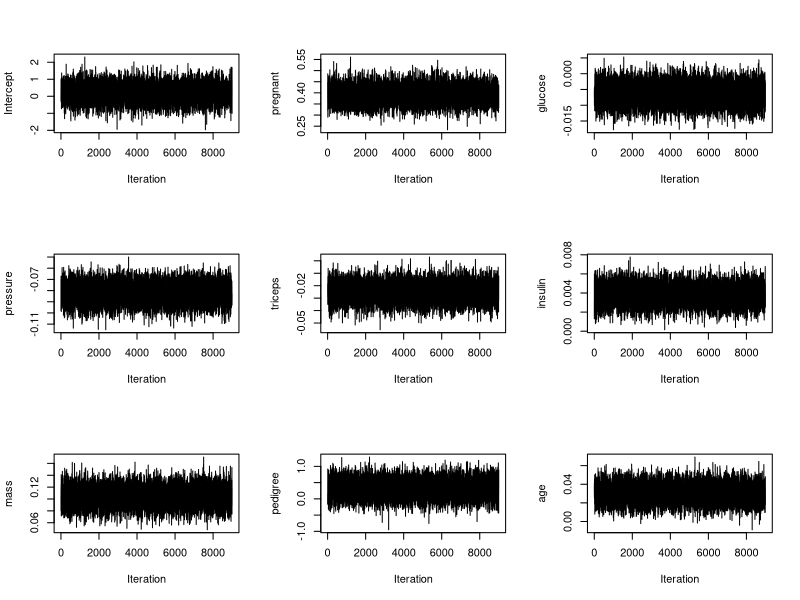
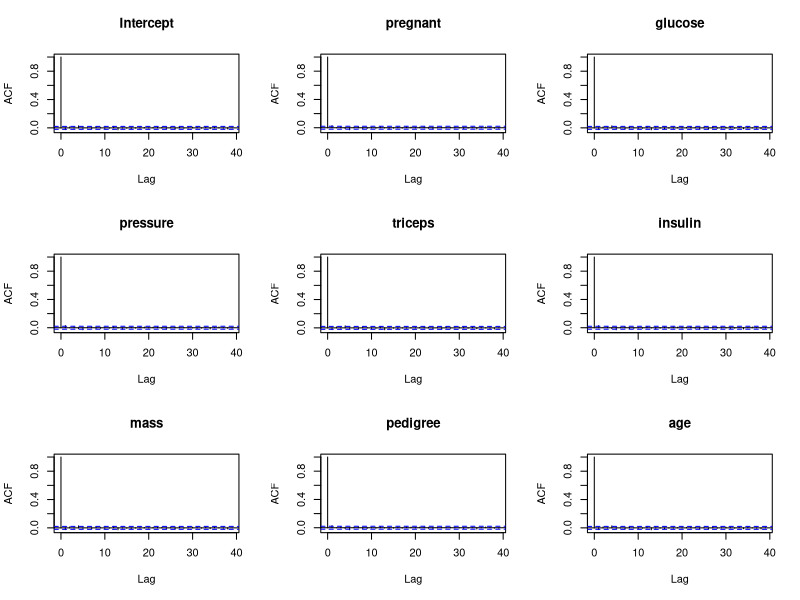
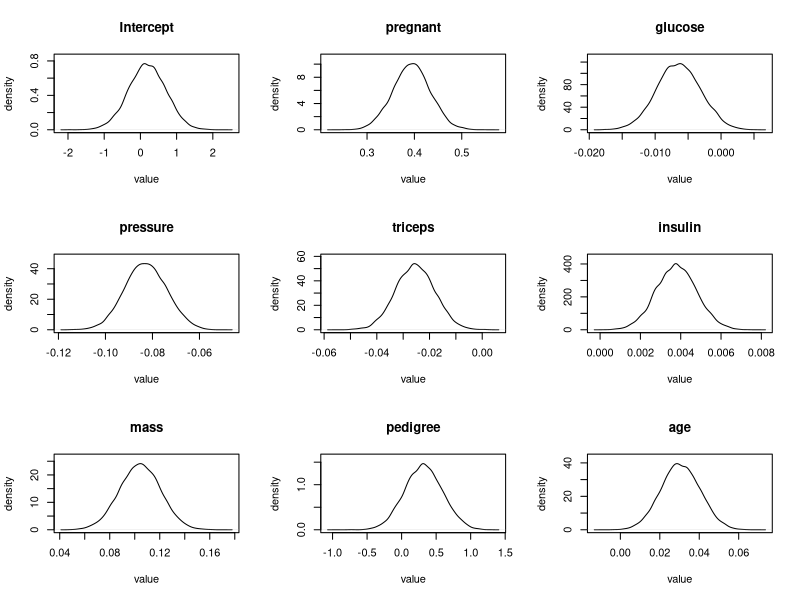

Reproduce these figures in R, in order.
## ---- chunk 1
knitr::opts_chunk$set(echo = TRUE)
## ---- chunk 2
library(mlbench)
data(PimaIndiansDiabetes)
PID <- PimaIndiansDiabetes

PID["diabetes"] <- ifelse(PID[["diabetes"]] == "pos", 1, 0)
head(PID)
X <- as.matrix(PID[, -9]) 
y <- PID[, 9]
## ---- chunk 3
prior_mu <- rep(0, 9)   # prior mean
prior_sigma <- diag(9)   # prior covariance
## ---- chunk 4
library(MASS)
library(mvtnorm)
library(numDeriv)

# The log-likelihood function
log_likelihood <- function(params, X, y) {
  z <- params[1] + X %*% params[2:9]
  sum(y*z - log(1 + exp(z)))
}

# For calculating the proposal ratio
proposal_ratio <- function(current, proposal, proposal_cov){
    dmvnorm(current, mean = proposal, sigma = proposal_cov, log = TRUE) - dmvnorm(proposal, mean = current, sigma = proposal_cov, log = TRUE)
}

# We set the number of iterations and burn-in period
num_iterations <- 10000
burn <- 1000

# We set up the proposal distribution for each parameter
#proposal_mu <- rep(0.1, 9)
#proposal_sigma <- diag(9)
n_log_posterior <- function(params) {
  z <- params[1] + X %*% params[2:9]
  ll <- sum(y*z - log(1 + exp(z)))
  log_prior <- dmvnorm(params, mean = prior_mu, sigma =prior_sigma, log = TRUE)
  log_post <- ll + log_prior
  return(-log_post)
}
# The log posterior distribution 
log_posterior <- function(params) {
  z <- params[1] + X %*% params[2:9]
  ll <- sum(y*z - log(1 + exp(z)))
  log_prior <- dmvnorm(params, mean = prior_mu, sigma =prior_sigma, log = TRUE)
  log_post <- ll + log_prior
  return(log_post)
}
proposal_mu <- optim(rep(0.1,9), n_log_posterior)$par
proposal_sigma <- -solve(hessian(func=log_posterior, x=proposal_mu))

# Initial parameters
params <- rep(0, 9)
chain <- matrix(0, nrow=num_iterations, ncol=9)
chain[1,] <- params
accept <- rep(0, 9)

# The Metropolis-within-Gibbs algorithm
for (i in 2:num_iterations) {
  for (j in 1:9) {
    # We sample a proposal for the j-th parameter from its conditional distribution
    proposal <- rnorm(1, proposal_mu[j], sqrt(proposal_sigma[j,j]))
    new_params <- params
    new_params[j] <- proposal

    # We compute the acceptance ratio
     log_ratio <- log_likelihood(new_params, X, y) - log_likelihood(params, X, y) + dmvnorm(new_params, mean = proposal_mu, sigma = proposal_sigma, log = TRUE) - dmvnorm(params, mean = proposal_mu, sigma = proposal_sigma, log = TRUE) + proposal_ratio(params, new_params, proposal_sigma)

    # We accept or reject the proposal
    if (log(runif(1)) < exp(log_ratio)) {
      params <- new_params
      accept[j] <- accept[j] + 1
    }
  }
  
  # We store current parameter value in the chain
  chain[i,] <- params
}

# We discard the burn in phase
chain <- chain[-c(1:burn),]

# We print the acceptance rate
cat("Acceptance rate for each parameter:", accept / num_iterations, "\n")

# We print some summary statistics
post_mean <- apply(chain, 2, mean)
post_sd <- apply(chain, 2, sd)
post_quantiles <- apply(chain, 2, quantile, c(0.025, 0.5, 0.975))
post_summary <- rbind(post_mean, post_sd, post_quantiles)
colnames(post_summary) <- c( "Intercept" , colnames(PID[, -9]) )
rownames(post_summary) <- c("Mean", "SD", "2.5%", "50%", "97.5%")
print(post_summary)
## ---- chunk 5
par(mfrow=c(3,3))
plot(chain[,1], type="l", xlab="Iteration", ylab="Intercept")
plot(chain[,2], type="l", xlab="Iteration", ylab="pregnant")
plot(chain[,3], type="l", xlab="Iteration", ylab="glucose")
plot(chain[,4], type="l", xlab="Iteration", ylab="pressure")
plot(chain[,5], type="l", xlab="Iteration", ylab="triceps")
plot(chain[,6], type="l", xlab="Iteration", ylab="insulin")
plot(chain[,7], type="l", xlab="Iteration", ylab="mass")
plot(chain[,8], type="l", xlab="Iteration", ylab="pedigree")
plot(chain[,9], type="l", xlab="Iteration", ylab="age")
## ---- chunk 6
acf(chain[,1], main="Intercept")
acf(chain[,2], main="pregnant")
acf(chain[,1], main="glucose")
acf(chain[,2], main="pressure")
acf(chain[,1], main="triceps")
acf(chain[,2], main="insulin")
acf(chain[,1], main="mass")
acf(chain[,2], main="pedigree")
acf(chain[,1], main="age")
## ---- chunk 7
names <- c( "Intercept" , colnames(PID[, -9]) )
# Plot the estimated marginal posterior distribution for each parameter
par(mfrow=c(3,3))
for (i in 1:9) {
  density <- density(chain[, i])
  plot(density, main=names[i], xlab="value", ylab="density", ylim=c(0, max(density$y)*1.1))
}
